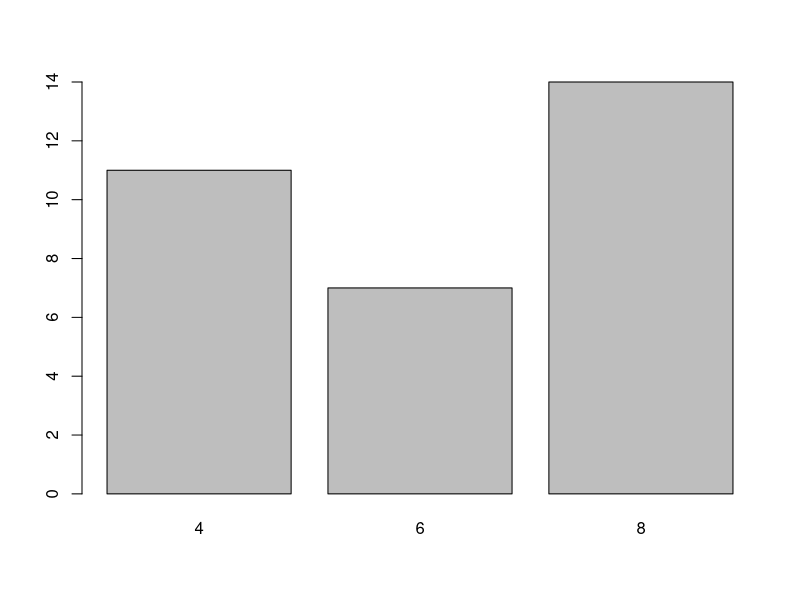
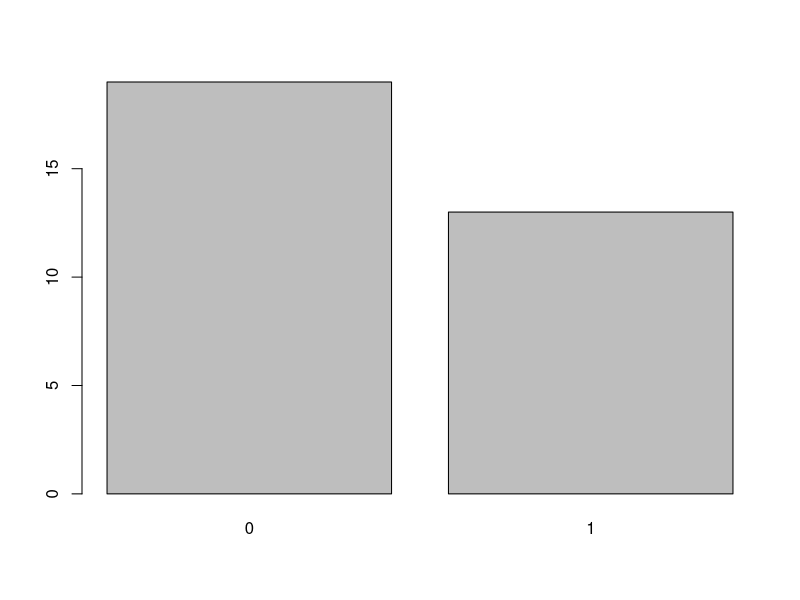
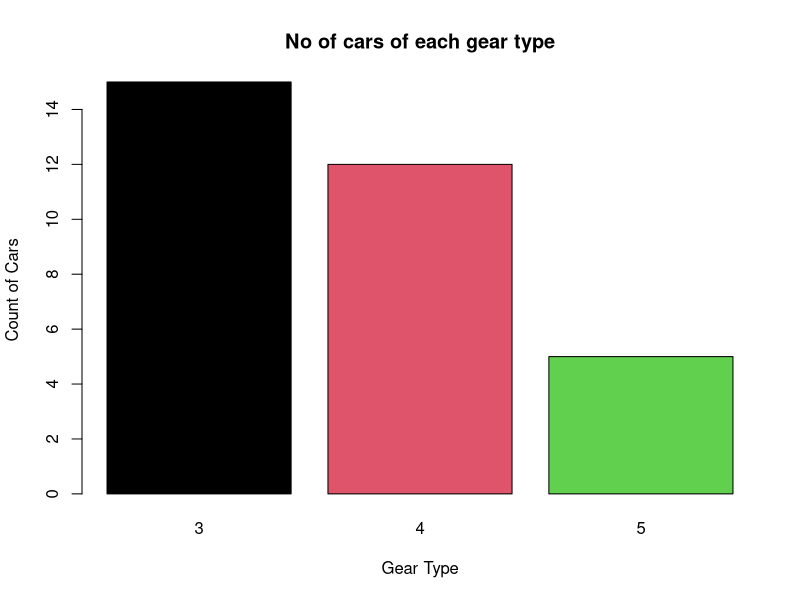
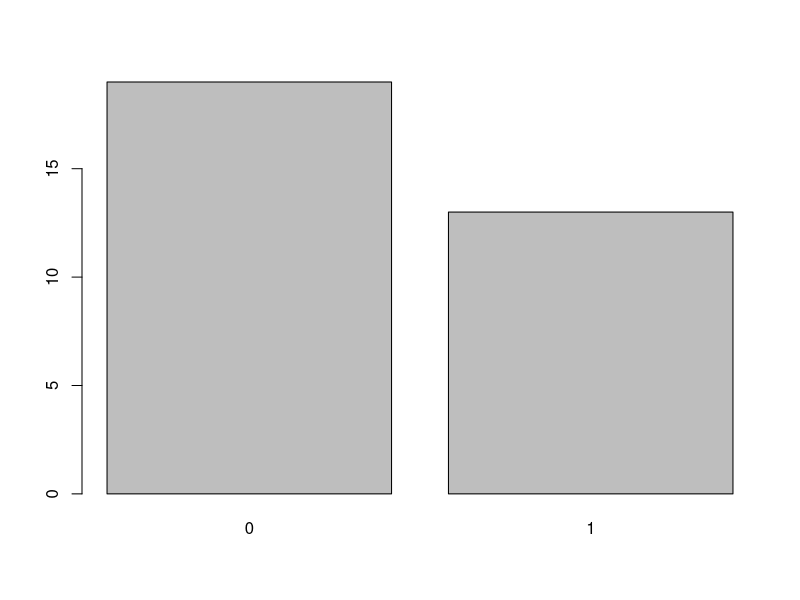
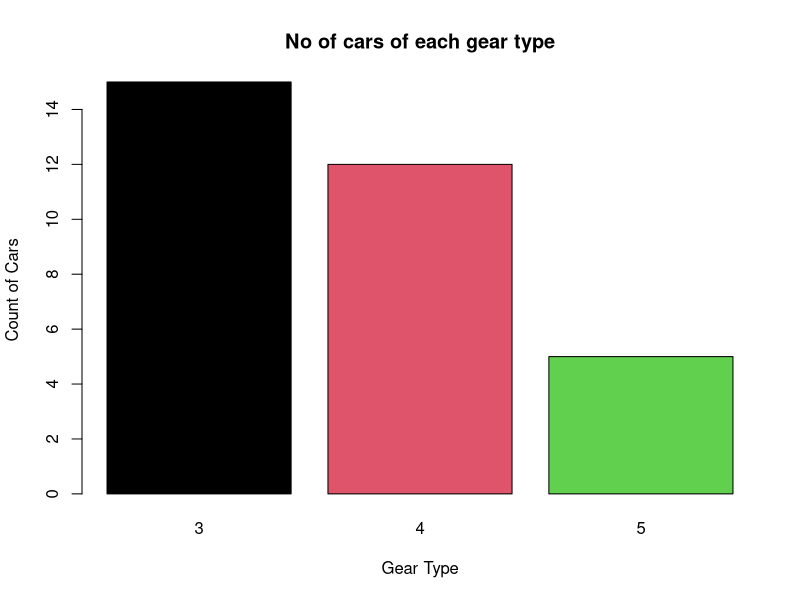
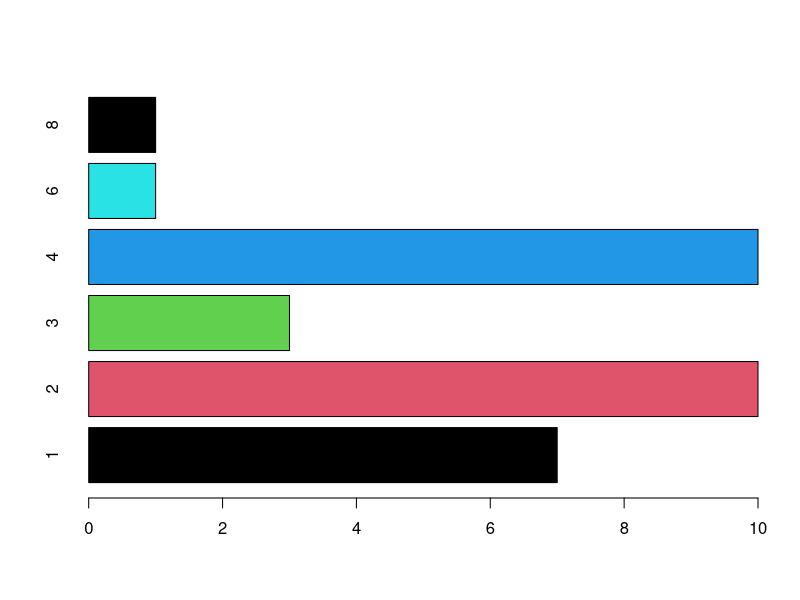
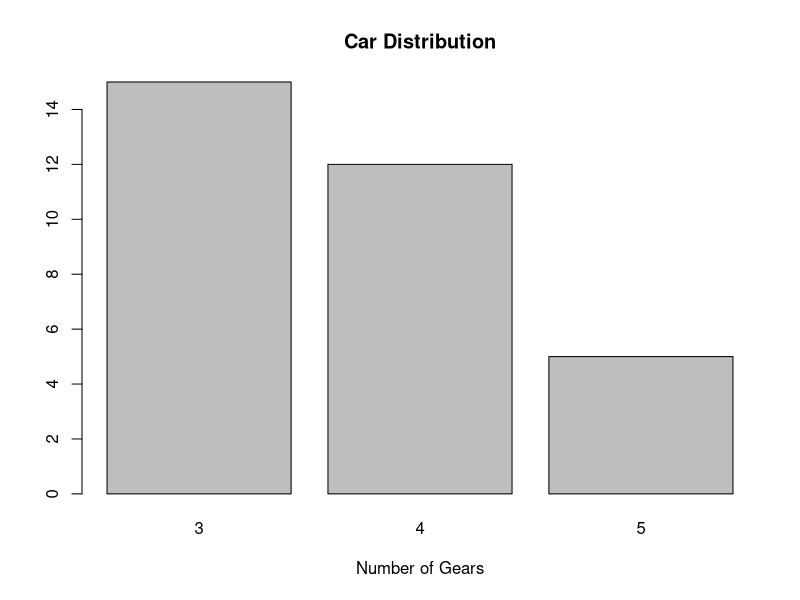
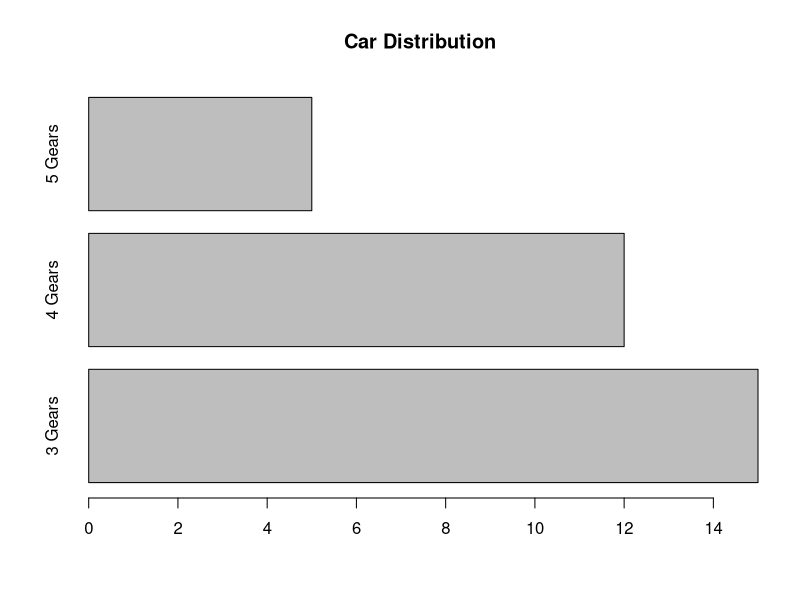

Source code (R) for these figures, in order:
#bar Plot in R
#count of categories
library(dplyr)
library(ggplot2)

df=mtcars
catcols = c('cyl', 'vs', 'am', 'gear', 'carb')
df[,catcols] = lapply(df[,catcols], as.factor)

lapply(df, class)

?barplot

cylinders = table(df$cyl)
barplot(height=cylinders)
barplot(height = table(df$am))
barplot(height = table(df$gear), col = 1:3, main = 'No of cars of each gear type', xlab = 'Gear Type', ylab = 'Count of Cars')

barplot(height=table(df$am))
barplot(height=table(df$gear), col=1:3, main='No of cars of each gear type', xlab='Gear Type', ylab='Count of Cars')

barplot(height=table(df$carb), col=1:5, horiz = T)

#--------------------------
#simple Bar
# Simple Bar Plot
counts <- table(df$gear)
barplot(counts, main="Car Distribution",xlab="Number of Gears")
# Simple Horizontal Bar Plot with Added Labels
counts <- table(df$gear)
barplot(counts, main="Car Distribution", horiz=TRUE, names.arg=c("3 Gears", "4 Gears", "5 Gears"))

# Grouped Bar Plot -----
counts <- table(df$vs, df$gear)
barplot(counts, main="Car Distribution by Gears and VS",  xlab="Number of Gears", col=c("darkblue","red"),  legend = rownames(counts), beside=TRUE)

# Stacked Bar Plot with Colors and Legend ----
counts <- table(df$vs, df$gear)
barplot(counts, main="Car Distribution by Gears and VS", xlab="Number of Gears", col=c("darkblue","red"),  legend = rownames(counts))

# Fitting Labels------
par(las=2) # make label text perpendicular to axis
par(mar=c(5,8,4,2)) # increase y-axis margin.

counts <- table(df$gear)
barplot(counts, main="Car Distribution", horiz=TRUE, names.arg=c("3 Gears", "4 Gears", "5   Gears"), cex.names=0.8, col=levels(df$gear))

#pie
x = c(10,20,40,50)
pie(x)
xlabels = c('A','B','C','D')
pie(x, labels=xlabels)


#pie on mtcars
(cylinders = table(df$cyl))
pie(x=cylinders)
pie(x=cylinders, labels=c('4-Cyl','6-Cyl','8-Cyl'))
pie(x=cylinders, labels=paste(c('4-Cyl','6-Cyl','8-Cyl'),'\n', cylinders, ' cars', sep='-')) #'\n' wraps the output


#end
